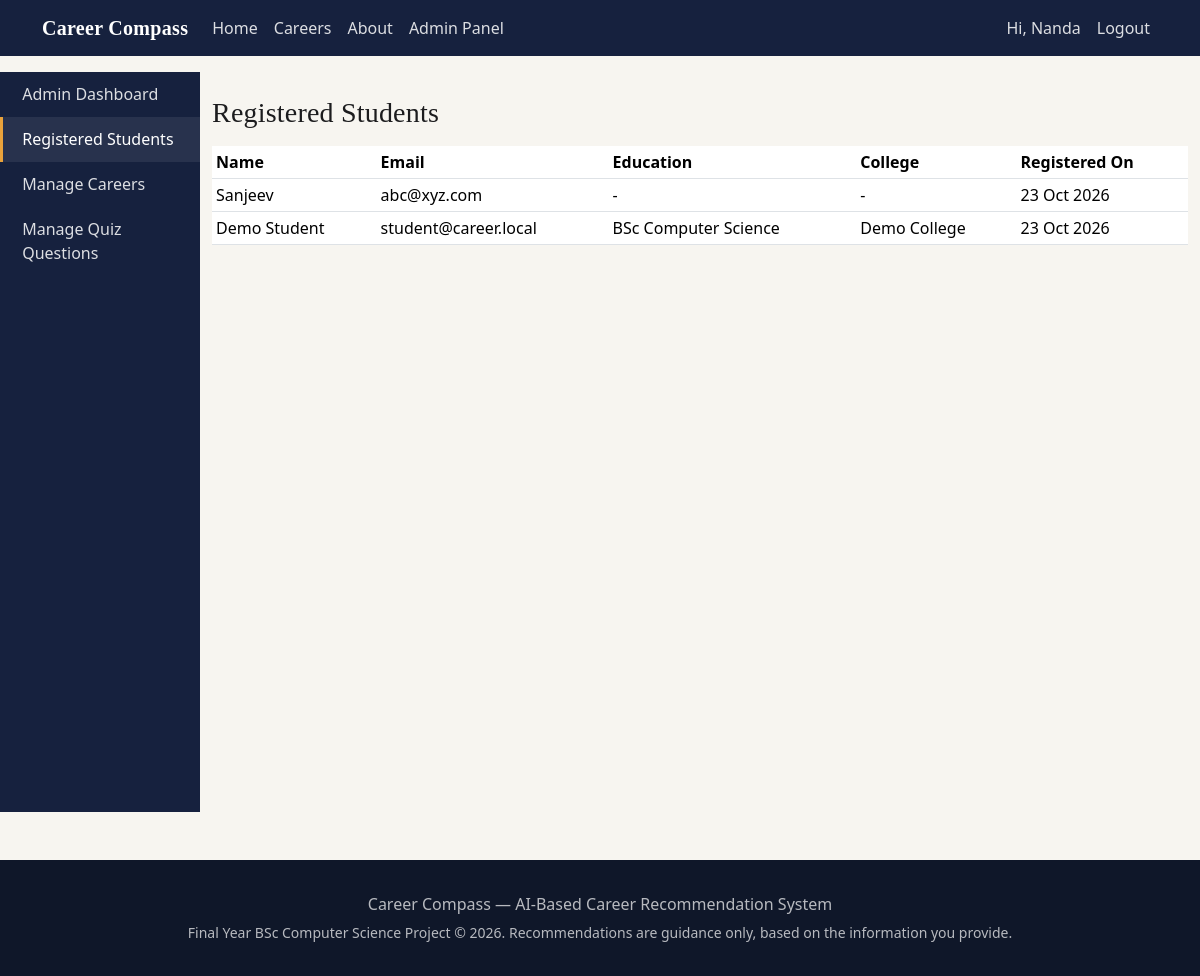
Page /admin/users (signed in) on the committed database.
### models/models.py (models this page shows, shortened)
class User(UserMixin, db.Model):
    __tablename__ = "users"
    id = db.Column(db.Integer, primary_key=True)
    name = db.Column(db.String(120), nullable=False)
    email = db.Column(db.String(150), unique=True, nullable=False)
    password_hash = db.Column(db.String(255), nullable=False)
    is_admin = db.Column(db.Boolean, default=False)
    created_at = db.Column(db.DateTime, default=utcnow)
    profile = db.relationship("Profile", backref="user", uselist=False, cascade="all, delete-orphan")
    skills = db.relationship("UserSkill", backref="user", cascade="all, delete-orphan")
    interests = db.relationship("UserInterest", backref="user", cascade="all, delete-orphan")
    results = db.relationship("Result", backref="user", cascade="all, delete-orphan")

class Profile(db.Model):
    __tablename__ = "profiles"
    id = db.Column(db.Integer, primary_key=True)
    user_id = db.Column(db.Integer, db.ForeignKey("users.id"), nullable=False)
    education = db.Column(db.String(150))     # e.g. "BSc Computer Science"
    college = db.Column(db.String(150))
    year = db.Column(db.String(20))           # e.g. "Final Year"
    cgpa = db.Column(db.Float)                # store on a 0-10 (or 0-4) scale

### routes/admin.py (the view)
@admin_bp.route("/users")
@login_required
@admin_required
def manage_users():
    students = User.query.filter_by(is_admin=False).order_by(User.created_at.desc()).all()
    return render_template("admin/users.html", students=students)

### routes/admin.py (called while the page is built)
def admin_required(view):
    @wraps(view)
    def wrapped(*args, **kwargs):
        if not current_user.is_authenticated or not current_user.is_admin:
            abort(403)
        return view(*args, **kwargs)
    return wrapped

### templates/admin/users.html (shortened to what this page needs)
{% extends "admin/admin_base.html" %}
{% set active = 'users' %}
{% block admin_content %}
<h3>Registered Students</h3>
<table class="table table-sm mt-3 bg-white">
    <thead><tr><th>Name</th><th>Email</th><th>Education</th><th>College</th><th>Registered On</th></tr></thead>
    <tbody>
    {% for s in students %}
        <tr>
            <td>{{ s.name }}</td>
            <td>{{ s.email }}</td>
            <td>{{ s.profile.education or '-' }}</td>
            <td>{{ s.profile.college or '-' }}</td>
            <td>{{ s.created_at.strftime('%d %b %Y') }}</td>
        </tr>
    {% else %}
        <tr><td colspan="5" class="text-muted">No students registered yet.</td></tr>
    {% endfor %}
    </tbody>
</table>
{% endblock %}

### templates/base.html (shortened to what this page needs)
<!DOCTYPE html>
<html lang="en">
<head>
    <link href="https://cdn.jsdelivr.net/npm/bootstrap@5.3.3/dist/css/bootstrap.min.css" rel="stylesheet">
    <link rel="stylesheet" href="{{ url_for('static', filename='css/style.css') }}">
</head>
<body>
<nav class="navbar navbar-expand-lg navbar-custom navbar-dark">
    <div class="container">
        <a class="navbar-brand navbar-brand-custom brand" href="{{ url_for('main.home') }}">Career Compass</a>
        <div class="collapse navbar-collapse" id="navMenu">
            <ul class="navbar-nav me-auto mb-2 mb-lg-0">
                <li class="nav-item"><a class="nav-link" href="{{ url_for('main.home') }}">Home</a></li>
                <li class="nav-item"><a class="nav-link" href="{{ url_for('main.careers') }}">Careers</a></li>
                <li class="nav-item"><a class="nav-link" href="{{ url_for('main.about') }}">About</a></li>
                {% if current_user.is_authenticated and current_user.is_admin %}
                <li class="nav-item"><a class="nav-link" href="{{ url_for('admin.dashboard') }}">Admin Panel</a></li>
                {% endif %}
            </ul>
            <ul class="navbar-nav">
                {% if current_user.is_authenticated %}
                <li class="nav-item"><span class="nav-link">Hi, {{ current_user.name }}</span></li>
                <li class="nav-item"><a class="nav-link" href="{{ url_for('auth.logout') }}">Logout</a></li>
                {% else %}
                <li class="nav-item"><a class="nav-link" href="{{ url_for('auth.login') }}">Login</a></li>
                <li class="nav-item"><a class="nav-link" href="{{ url_for('auth.register') }}">Register</a></li>
                {% endif %}
            </ul>
        </div>
    </div>
</nav>
{% block content %}{% endblock %}
<footer>
    <div class="container text-center">
        <p class="mb-1">Career Compass &mdash; AI-Based Career Recommendation System</p>
        <small>Final Year BSc Computer Science Project &copy; {{ current_year }}. Recommendations are guidance only, based on the information you provide.</small>
    </div>
</footer>
</body>
</html>

### static/css/style.css (style rules this page uses)
:root { --navy: #16213E; --navy-dark: #0F1729; --amber: #E9A23B; --teal: #2FA98C; --paper: #F7F5F0; --ink: #1C1C1E; --muted: #6B7280; }
body { background-color: var(--paper); color: var(--ink); font-family: "Segoe UI", Roboto, Helvetica, Arial, sans-serif; }
h1, h2, h3, h4, .brand { font-family: "Georgia", "Times New Roman", serif; letter-spacing: 0.2px; }
.navbar-brand-custom { font-weight: 700; color: #fff !important; letter-spacing: 0.3px; }
.navbar-custom { background-color: var(--navy); }
.navbar-custom .nav-link { color: rgba(255, 255, 255, 0.85) !important; }
footer { background-color: var(--navy-dark); color: rgba(255, 255, 255, 0.7); padding: 2rem 0; margin-top: 3rem; }

### rows in the picture
User: name "Nanda"
User: name "Sanjeev", email "abc@xyz.com", profile "-", created_at "23 Oct 2026"
User: name "Demo Student", email "student@career.local", profile "BSc Computer Science", profile "Demo College", created_at "23 Oct 2026"
